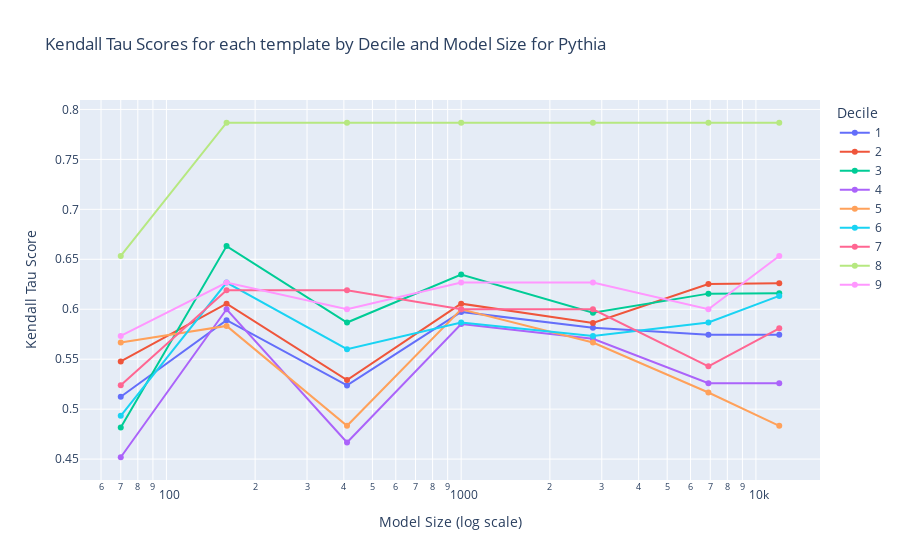

The notebook cell this image was saved under:
### Code cell
plot_kendall_tau_scores(
    decile_pythia,
    window="10",
    title="Kendall Tau Scores for each template by Decile and Model Size for Pythia",
)

### Figure 1 — Plotly figure (JSON) as saved in the notebook; plotly's stock layout.template omitted (floating-point values rounded to 4 significant figures)
{"data": [{"hovertemplate": "Decile=1<br>Model Size=%{x}<br>Kendall Tau Score=%{y}<extra></extra>", "legendgroup": "1", "line": {"color": "#636efa", "dash": "solid"}, "marker": {"symbol": "circle"}, "mode": "markers+lines", "name": "1", "orientation": "v", "showlegend": true, "type": "scatter", "x": [70, 160, 410, 1000, 2800, 6900, 12000], "xaxis": "x", "y": [0.5125, 0.5891, 0.5237, 0.5973, 0.5814, 0.5744, 0.5744], "yaxis": "y"}, {"hovertemplate": "Decile=2<br>Model Size=%{x}<br>Kendall Tau Score=%{y}<extra></extra>", "legendgroup": "2", "line": {"color": "#EF553B", "dash": "solid"}, "marker": {"symbol": "circle"}, "mode": "markers+lines", "name": "2", "orientation": "v", "showlegend": true, "type": "scatter", "x": [70, 160, 410, 1000, 2800, 6900, 12000], "xaxis": "x", "y": [0.5478, 0.6056, 0.5291, 0.6056, 0.5862, 0.6253, 0.626], "yaxis": "y"}, {"hovertemplate": "Decile=3<br>Model Size=%{x}<br>Kendall Tau Score=%{y}<extra></extra>", "legendgroup": "3", "line": {"color": "#00cc96", "dash": "solid"}, "marker": {"symbol": "circle"}, "mode": "markers+lines", "name": "3", "orientation": "v", "showlegend": true, "type": "scatter", "x": [70, 160, 410, 1000, 2800, 6900, 12000], "xaxis": "x", "y": [0.4816, 0.6632, 0.5867, 0.6347, 0.5966, 0.6156, 0.616], "yaxis": "y"}, {"hovertemplate": "Decile=4<br>Model Size=%{x}<br>Kendall Tau Score=%{y}<extra></extra>", "legendgroup": "4", "line": {"color": "#ab63fa", "dash": "solid"}, "marker": {"symbol": "circle"}, "mode": "markers+lines", "name": "4", "orientation": "v", "showlegend": true, "type": "scatter", "x": [70, 160, 410, 1000, 2800, 6900, 12000], "xaxis": "x", "y": [0.4519, 0.6, 0.4667, 0.5852, 0.5704, 0.5259, 0.5259], "yaxis": "y"}, {"hovertemplate": "Decile=5<br>Model Size=%{x}<br>Kendall Tau Score=%{y}<extra></extra>", "legendgroup": "5", "line": {"color": "#FFA15A", "dash": "solid"}, "marker": {"symbol": "circle"}, "mode": "markers+lines", "name": "5", "orientation": "v", "showlegend": true, "type": "scatter", "x": [70, 160, 410, 1000, 2800, 6900, 12000], "xaxis": "x", "y": [0.5667, 0.5833, 0.4833, 0.6, 0.5667, 0.5167, 0.4833], "yaxis": "y"}, {"hovertemplate": "Decile=6<br>Model Size=%{x}<br>Kendall Tau Score=%{y}<extra></extra>", "legendgroup": "6", "line": {"color": "#19d3f3", "dash": "solid"}, "marker": {"symbol": "circle"}, "mode": "markers+lines", "name": "6", "orientation": "v", "showlegend": true, "type": "scatter", "x": [70, 160, 410, 1000, 2800, 6900, 12000], "xaxis": "x", "y": [0.4933, 0.6267, 0.56, 0.5867, 0.5733, 0.5867, 0.6133], "yaxis": "y"}, {"hovertemplate": "Decile=7<br>Model Size=%{x}<br>Kendall Tau Score=%{y}<extra></extra>", "legendgroup": "7", "line": {"color": "#FF6692", "dash": "solid"}, "marker": {"symbol": "circle"}, "mode": "markers+lines", "name": "7", "orientation": "v", "showlegend": true, "type": "scatter", "x": [70, 160, 410, 1000, 2800, 6900, 12000], "xaxis": "x", "y": [0.5238, 0.619, 0.619, 0.6, 0.6, 0.5429, 0.581], "yaxis": "y"}, {"hovertemplate": "Decile=8<br>Model Size=%{x}<br>Kendall Tau Score=%{y}<extra></extra>", "legendgroup": "8", "line": {"color": "#B6E880", "dash": "solid"}, "marker": {"symbol": "circle"}, "mode": "markers+lines", "name": "8", "orientation": "v", "showlegend": true, "type": "scatter", "x": [70, 160, 410, 1000, 2800, 6900, 12000], "xaxis": "x", "y": [0.6533, 0.7867, 0.7867, 0.7867, 0.7867, 0.7867, 0.7867], "yaxis": "y"}, {"hovertemplate": "Decile=9<br>Model Size=%{x}<br>Kendall Tau Score=%{y}<extra></extra>", "legendgroup": "9", "line": {"color": "#FF97FF", "dash": "solid"}, "marker": {"symbol": "circle"}, "mode": "markers+lines", "name": "9", "orientation": "v", "showlegend": true, "type": "scatter", "x": [70, 160, 410, 1000, 2800, 6900, 12000], "xaxis": "x", "y": [0.5733, 0.6267, 0.6, 0.6267, 0.6267, 0.6, 0.6533], "yaxis": "y"}], "layout": {"legend": {"title": {"text": "Decile"}, "tracegroupgap": 0}, "title": {"text": "Kendall Tau Scores for each template by Decile and Model Size for Pythia"}, "xaxis": {"anchor": "y", "domain": [0, 1], "title": {"text": "Model Size (log scale)"}, "type": "log"}, "yaxis": {"anchor": "x", "domain": [0, 1], "title": {"text": "Kendall Tau Score"}}}}
